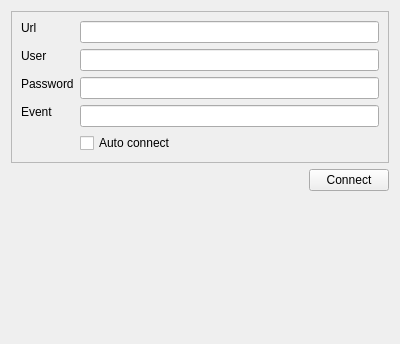
<?xml version="1.0" encoding="UTF-8"?>
<ui version="4.0">
 <class>LoginWidget</class>
 <widget class="QWidget" name="LoginWidget">
  <property name="geometry">
   <rect>
    <x>0</x>
    <y>0</y>
    <width>400</width>
    <height>344</height>
   </rect>
  </property>
  <property name="windowTitle">
   <string>Form</string>
  </property>
  <layout class="QVBoxLayout" name="verticalLayout">
   <item>
    <widget class="QFrame" name="frame">
     <property name="sizePolicy">
      <sizepolicy hsizetype="Preferred" vsizetype="Maximum">
       <horstretch>0</horstretch>
       <verstretch>0</verstretch>
      </sizepolicy>
     </property>
     <property name="frameShape">
      <enum>QFrame::StyledPanel</enum>
     </property>
     <property name="frameShadow">
      <enum>QFrame::Raised</enum>
     </property>
     <layout class="QFormLayout" name="formLayout">
      <item row="0" column="0">
       <widget class="QLabel" name="label">
        <property name="sizePolicy">
         <sizepolicy hsizetype="Preferred" vsizetype="Fixed">
          <horstretch>0</horstretch>
          <verstretch>0</verstretch>
         </sizepolicy>
        </property>
        <property name="text">
         <string>Url</string>
        </property>
       </widget>
      </item>
      <item row="0" column="1">
       <widget class="QLineEdit" name="url"/>
      </item>
      <item row="1" column="0">
       <widget class="QLabel" name="error_2">
        <property name="sizePolicy">
         <sizepolicy hsizetype="Preferred" vsizetype="Fixed">
          <horstretch>0</horstretch>
          <verstretch>0</verstretch>
         </sizepolicy>
        </property>
        <property name="text">
         <string>User</string>
        </property>
       </widget>
      </item>
      <item row="1" column="1">
       <widget class="QLineEdit" name="user"/>
      </item>
      <item row="2" column="0">
       <widget class="QLabel" name="error_3">
        <property name="sizePolicy">
         <sizepolicy hsizetype="Preferred" vsizetype="Fixed">
          <horstretch>0</horstretch>
          <verstretch>0</verstretch>
         </sizepolicy>
        </property>
        <property name="text">
         <string>Password</string>
        </property>
       </widget>
      </item>
      <item row="2" column="1">
       <widget class="QLineEdit" name="password">
        <property name="echoMode">
         <enum>QLineEdit::PasswordEchoOnEdit</enum>
        </property>
       </widget>
      </item>
      <item row="4" column="1">
       <widget class="QCheckBox" name="autoConnect">
        <property name="text">
         <string>Auto connect</string>
        </property>
       </widget>
      </item>
      <item row="3" column="1">
       <widget class="QLineEdit" name="event"/>
      </item>
      <item row="3" column="0">
       <widget class="QLabel" name="error_4">
        <property name="sizePolicy">
         <sizepolicy hsizetype="Preferred" vsizetype="Fixed">
          <horstretch>0</horstretch>
          <verstretch>0</verstretch>
         </sizepolicy>
        </property>
        <property name="text">
         <string>Event</string>
        </property>
       </widget>
      </item>
     </layout>
    </widget>
   </item>
   <item>
    <layout class="QHBoxLayout" name="horizontalLayout">
     <item>
      <spacer name="horizontalSpacer">
       <property name="orientation">
        <enum>Qt::Horizontal</enum>
       </property>
       <property name="sizeHint" stdset="0">
        <size>
         <width>40</width>
         <height>20</height>
        </size>
       </property>
      </spacer>
     </item>
     <item>
      <widget class="QPushButton" name="btConnect">
       <property name="text">
        <string>Connect</string>
       </property>
      </widget>
     </item>
    </layout>
   </item>
   <item>
    <spacer name="verticalSpacer">
     <property name="orientation">
      <enum>Qt::Vertical</enum>
     </property>
     <property name="sizeHint" stdset="0">
      <size>
       <width>20</width>
       <height>40</height>
      </size>
     </property>
    </spacer>
   </item>
  </layout>
 </widget>
 <resources/>
 <connections/>
</ui>
